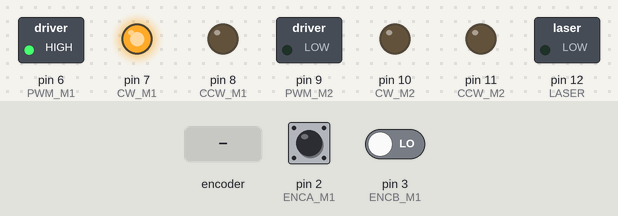
Simulated run of this sketch. Board: Arduino Uno, built with avr-gcc and run on an emulated ATmega328P. Parts: switched loads named in the sketch (green lamp = pin HIGH), output pins drawn as LEDs (lit = HIGH). The test bench sets the inputs (shaded band); at power-on: pin 2 (ENCA_M1) HIGH, pin 3 (ENCB_M1) LOW. What the sketch prints to the serial monitor is not drawn.

Above: at 1.2 s.
1.3 s: rotary encoder on pin 2 (ENCA_M1) / pin 3 (ENCB_M1) turned 1 step (first pin leading)
4.5 s: rotary encoder on pin 2 (ENCA_M1) / pin 3 (ENCB_M1) turned 2 steps (second pin leading)
Timing chart, 0 to 7.5 s (numbered marks = the images above; inputs shaded):
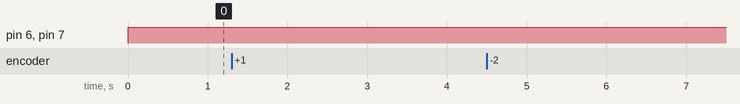

Measured:
- after the input at 1.3 s, every drawn part: stays the same
- after the input at 4.5 s, every drawn part: stays the same

The sketch:

ELEC_391_Feb25.ino
```cpp
#include <stdio.h>
#include <util/atomic.h>

//encoder pins
#define ENCA_M1 2  //M1 ENC YELLOW, GPIO16/RX2
#define ENCB_M1 3  //M1 ENC WHITE, GPIO17/TX2

#define ENCA_M2 4  //M2 ENC YELLOW, GPIO18/D18
#define ENCB_M2 5  //M2 ENC WHITE, GPIO19/D19

//driver pins
#define PWM_M1  6  //M1 ENABLE/PWM, GPIO21/D21
#define CW_M1   7  //M1 CLOCKWISE/RIGHT, GPIO22/D22
#define CCW_M1  8  //M1 COUNTERCLOCKWISE/LEFT, GPIO23/23

#define PWM_M2  9  //M2 ENABLE/PWM, GPIO25/D25
#define CW_M2   10 //M2 CLOCKWISE/UP, GPIO26/D26

#define CCW_M2  11 //M2 COUNTERCLOCKWISE/DOWN, GPIO27/D27

#define LASER   12 //Laser pin, GPIO32/D32
//GPIOs 20, 24, 28, 29, 30, and 31 no accessible.

// globals
volatile int pos_M1 = 0;
int pos = 0;

//int pos_M1 = 0;
long prevT_M1 = 0;
float eprev_M1 = 0;
float eintegral_M1 = 0;

int pos_M2 = 0;
long prevT_M2 = 0;
float eprev_M2 = 0;
float eintegral_M2 = 0;

//PID gain values
float kp_M1 = 30;   //60
float ki_M1 = 600;  //600
float kd_M1 = 0;  //0.1

float kp_M2 = 1;   //60
float ki_M2 = 0;  //600
float kd_M2 = 0;  //0.1

//function declarations
void setMotor();

//136 encoder counts / degrees
void setup() {
  Serial.begin(9600);
  pinMode(ENCA_M1, INPUT);
  pinMode(ENCB_M1, INPUT);

  pinMode(ENCA_M2, INPUT);
  pinMode(ENCB_M2, INPUT);

  pinMode(PWM_M1, OUTPUT);
  pinMode(CW_M1, OUTPUT);
  pinMode(CCW_M1, OUTPUT);

  pinMode(PWM_M2, OUTPUT);
  pinMode(CW_M2, OUTPUT);
  pinMode(CCW_M2, OUTPUT);

  pinMode(LASER, OUTPUT);

  attachInterrupt(digitalPinToInterrupt(ENCA_M1),readEncoderM1, RISING);
  attachInterrupt(digitalPinToInterrupt(ENCA_M2),readEncoderM2, RISING);
}

void loop() {

  int target_M1 = 1200;

  long currT_M1 = micros();
  float deltaT_M1 = ((float)(currT_M1-prevT_M1))/(1.0e6); //time difference
  prevT_M1 = currT_M1;

  ATOMIC_BLOCK(ATOMIC_RESTORESTATE) { //atomic block to ensure no misread
    pos = pos_M1;
  }

  int e_M1 = target_M1 - pos; //error calculation, might need to switch sign
  float dedt_M1 = (e_M1-eprev_M1)/(deltaT_M1);  //derivative
  eintegral_M1 = eintegral_M1 + e_M1*deltaT_M1; //integral

  float u_M1 = kp_M1*e_M1 + kd_M1*dedt_M1 + ki_M1*eintegral_M1; //control signal

  float pwr_M1 = fabs(u_M1);  //motor power
  if(pwr_M1 > 255){
    pwr_M1 = 255;
  }

  int dir_M1 = 1;  //motor direction
  if(u_M1<0){      //u_M1<0
    dir_M1 = -1;
  }

  setMotor(dir_M1, PWM_M1, pwr_M1, CW_M1, CCW_M1);  //send signal to the motor

  eprev_M1 = e_M1;    //store previous error

  Serial.print("target: ");
  Serial.print(target_M1);
  Serial.print(" | ");
  Serial.print("position: ");
  Serial.print(pos_M1);
  Serial.print(" | ");
  Serial.print("pwm: ");
  Serial.print(pwr_M1);
  Serial.print(" | ");
  Serial.print("u_M1:");
  Serial.print(u_M1);
  Serial.print(" | ");
  Serial.print("dir_M1:");
  Serial.print(dir_M1);
  Serial.println();

}

void setMotor(int dir, int pwm, int pwmVal, int in1, int in2){
  analogWrite(pwm, pwmVal); //implement speed control using driver

  if(dir == 1){
    digitalWrite(in1, HIGH);
    digitalWrite(in2, LOW);
  }
  else if(dir == -1){
    digitalWrite(in1, LOW);
    digitalWrite(in2, HIGH);
  }
  else{
    digitalWrite(in1, LOW);
    digitalWrite(in2, LOW);
  }
}

void readEncoderM1(){
  if(digitalRead(ENCB_M1)>0){
    pos_M1++;
  }
  else{
    pos_M1--;
  }
}

void readEncoderM2(){
  if(digitalRead(ENCB_M2)>0){
    pos_M2++;
  }
  else{
    pos_M2--;
  }
}
```
